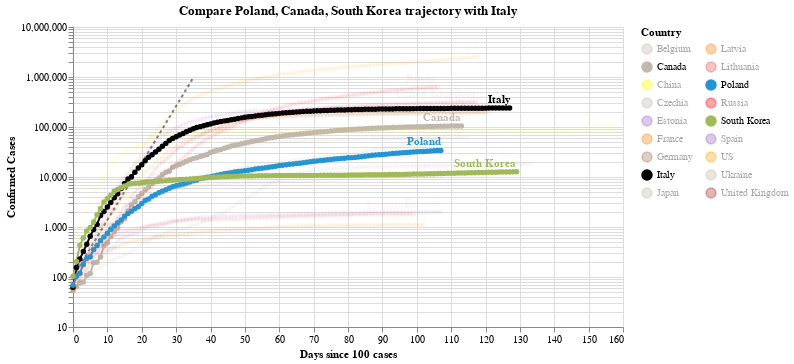

Notebook code for this chart:
### Code cell
#hide_input
chart3 = make_since_chart(dff2, ['Poland', 'Canada', 'South Korea'], baseline_countries)
chart3

### Figure 1 — Vega-Lite specification as saved in the notebook (floating-point values rounded to 4 significant figures; data arrays with more than 128 entries replaced by an {"elided": "..."} marker saying what was removed)
{"config": {"view": {"continuousWidth": 400, "continuousHeight": 300}}, "layer": [{"data": {"name": "data-628230001892d6798b50651be41d1b3e"}, "mark": {"type": "line", "color": "black", "opacity": 0.5, "strokeDash": [3, 3]}, "encoding": {"x": {"type": "quantitative", "field": "Days since 100 cases"}, "y": {"type": "quantitative", "field": "Confirmed Cases"}}}, {"data": {"name": "data-e69fc598505eec902c0cae72c75fc2c7"}, "mark": {"type": "line", "point": true}, "encoding": {"color": {"type": "nominal", "field": "Country", "legend": {"columns": 2}, "scale": {"domain": ["Belgium", "Canada", "China", "Czechia", "Estonia", "France", "Germany", "Italy", "Japan", "Latvia", "Lithuania", "Poland", "Russia", "South Korea", "Spain", "US", "Ukraine", "United Kingdom"], "range": ["#C1B7AD", "#C1B7AD", "yellow", "#C1B7AD", "#9467bd", "#F58518", "#9D755D", "black", "#C1B7AD", "#F58518", "#E45756", "#2495D3", "red", "#A1BA59", "#9467bd", "orange", "#C1B7AD", "brown"]}}, "opacity": {"condition": {"value": 1, "selection": "selector001"}, "value": 0.05}, "tooltip": [{"type": "nominal", "field": "Country"}, {"type": "temporal", "field": "Date"}, {"type": "quantitative", "field": "Confirmed Cases"}, {"type": "quantitative", "field": "Days since 100 cases"}], "x": {"type": "quantitative", "field": "Days since 100 cases"}, "y": {"type": "quantitative", "field": "Confirmed Cases", "scale": {"type": "log"}}}, "selection": {"selector001": {"type": "multi", "fields": ["Country"], "bind": "legend", "init": [{"Country": "Poland"}, {"Country": "Canada"}, {"Country": "South Korea"}, {"Country": "Italy"}]}}, "width": 550}, {"data": {"name": "data-e69fc598505eec902c0cae72c75fc2c7"}, "mark": {"type": "text", "align": "right", "dy": -8, "fontWeight": "bold"}, "encoding": {"color": {"type": "nominal", "field": "Country", "legend": {"columns": 2}, "scale": {"domain": ["Belgium", "Canada", "China", "Czechia", "Estonia", "France", "Germany", "Italy", "Japan", "Latvia", "Lithuania", "Poland", "Russia", "South Korea", "Spain", "US", "Ukraine", "United Kingdom"], "range": ["#C1B7AD", "#C1B7AD", "yellow", "#C1B7AD", "#9467bd", "#F58518", "#9D755D", "black", "#C1B7AD", "#F58518", "#E45756", "#2495D3", "red", "#A1BA59", "#9467bd", "orange", "#C1B7AD", "brown"]}}, "opacity": {"condition": {"value": 1, "selection": "selector001"}, "value": 0.05}, "text": {"type": "nominal", "field": "Country"}, "tooltip": [{"type": "nominal", "field": "Country"}, {"type": "temporal", "field": "Date"}, {"type": "quantitative", "field": "Confirmed Cases"}, {"type": "quantitative", "field": "Days since 100 cases"}], "x": {"type": "quantitative", "field": "Days since 100 cases"}, "y": {"type": "quantitative", "field": "Confirmed Cases", "scale": {"type": "log"}}}, "transform": [{"filter": "(datum['Date'] >= 1593302400000)"}], "width": 550}], "title": "Compare Poland, Canada, South Korea trajectory with Italy", "$schema": "https://vega.github.io/schema/vega-lite/v4.0.2.json", "datasets": {"data-628230001892d6798b50651be41d1b3e": [{"Days since 100 cases": 0, "Confirmed Cases": 100.0}, {"Days since 100 cases": 1, "Confirmed Cases": 130.0}, {"Days since 100 cases": 2, "Confirmed Cases": 169.0}, {"Days since 100 cases": 3, "Confirmed Cases": 219.7}, {"Days since 100 cases": 4, "Confirmed Cases": 285.6}, {"Days since 100 cases": 5, "Confirmed Cases": 371.3}, {"Days since 100 cases": 6, "Confirmed Cases": 482.7}, {"Days since 100 cases": 7, "Confirmed Cases": 627.5}, {"Days since 100 cases": 8, "Confirmed Cases": 815.7}, {"Days since 100 cases": 9, "Confirmed Cases": 1060.0}, {"Days since 100 cases": 10, "Confirmed Cases": 1379.0}, {"Days since 100 cases": 11, "Confirmed Cases": 1792.0}, {"Days since 100 cases": 12, "Confirmed Cases": 2330.0}, {"Days since 100 cases": 13, "Confirmed Cases": 3029.0}, {"Days since 100 cases": 14, "Confirmed Cases": 3937.0}, {"Days since 100 cases": 15, "Confirmed Cases": 5119.0}, {"Days since 100 cases": 16, "Confirmed Cases": 6654.0}, {"Days since 100 cases": 17, "Confirmed Cases": 8650.0}, {"Days since 100 cases": 18, "Confirmed Cases": 11250.0}, {"Days since 100 cases": 19, "Confirmed Cases": 14620.0}, {"Days since 100 cases": 20, "Confirmed Cases": 19000.0}, {"Days since 100 cases": 21, "Confirmed Cases": 24710.0}, {"Days since 100 cases": 22, "Confirmed Cases": 32120.0}, {"Days since 100 cases": 23, "Confirmed Cases": 41750.0}, {"Days since 100 cases": 24, "Confirmed Cases": 54280.0}, {"Days since 100 cases": 25, "Confirmed Cases": 70560.0}, {"Days since 100 cases": 26, "Confirmed Cases": 91730.0}, {"Days since 100 cases": 27, "Confirmed Cases": 119300.0}, {"Days since 100 cases": 28, "Confirmed Cases": 155000.0}, {"Days since 100 cases": 29, "Confirmed Cases": 201500.0}, {"Days since 100 cases": 30, "Confirmed Cases": 262000.0}, {"Days since 100 cases": 31, "Confirmed Cases": 340600.0}, {"Days since 100 cases": 32, "Confirmed Cases": 442800.0}, {"Days since 100 cases": 33, "Confirmed Cases": 575600.0}, {"Days since 100 cases": 34, "Confirmed Cases": 748300.0}, {"Days since 100 cases": 35, "Confirmed Cases": 972800.0}], "data-e69fc598505eec902c0cae72c75fc2c7": {"elided": "2116 records"}}}
